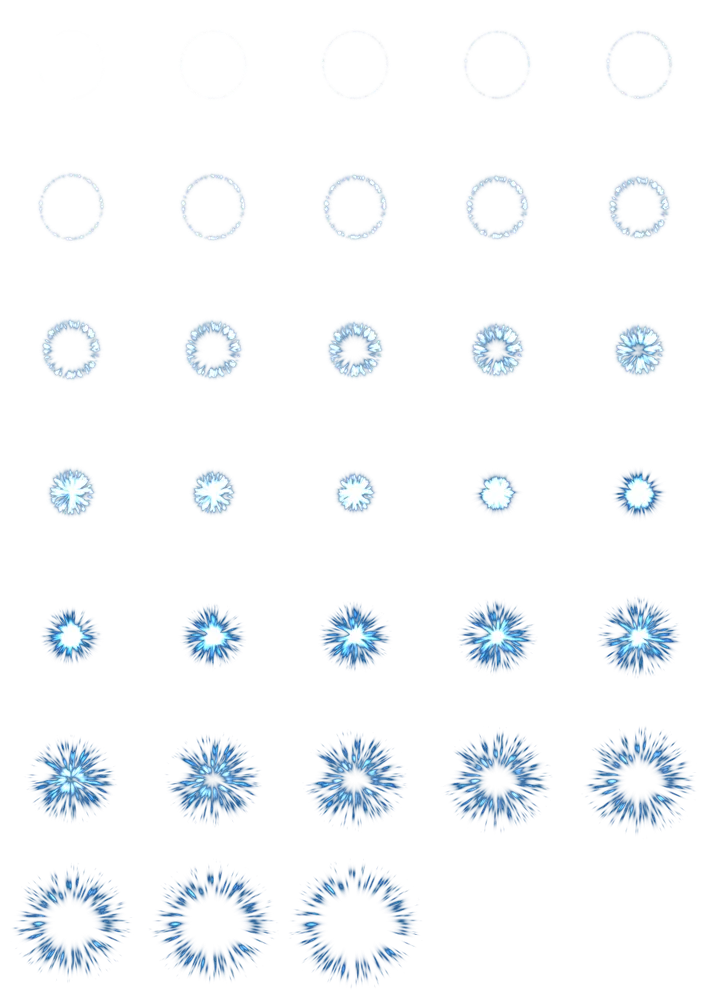
#> input picture particles_flipbook_example.webp, 710 x 994 px, shrunk from 960 x 1344 before the run
$ python generate_sdf.py ../particles_flipbook_example.webp
#> lines starting #> are read from the running program, lines starting #| are printed output that depends on the picture; after the words box and inside, x2 and y2 are one past the last pixel; in counts of white or black regions, pixels touching at a corner belong together
#!/usr/bin/env python3
"""
Generate a Signed Distance Field (SDF) from a PNG image.

The script takes a PNG image (typically white pixels on transparent background,
but works with any color) and generates a signed distance field where:
- Negative values inside the shape
- Positive values outside the shape
- Distance measured in pixels

Usage:
    python generate_sdf.py input.png

Output:
    input_sdf.png (grayscale 8-bit image, normalized to 0-255 range)
"""

import sys
import numpy as np
from PIL import Image
from scipy.ndimage import distance_transform_edt


def generate_sdf(input_path: str) -> None:
    """Generate SDF from input PNG and save with _sdf suffix."""
#> called with input_path = '../particles_flipbook_example.webp'

    # Load image
    try:
        img = Image.open(input_path)
#> img is the input picture: PIL image 710x994 RGBA; mean R, G, B, A 22, 29.2, 37.1, 14.9
    except FileNotFoundError:
        print(f"Error: File not found: {input_path}")
        sys.exit(1)
    except Exception as e:
        print(f"Error loading image: {e}")
        sys.exit(1)

    # Convert to RGBA if needed
    if img.mode != "RGBA":
        img = img.convert("RGBA")

    # Extract alpha channel to determine shape
    # Any pixel with alpha > 128 is considered "inside"
    alpha = np.array(img.split()[-1])
    binary = alpha > 128
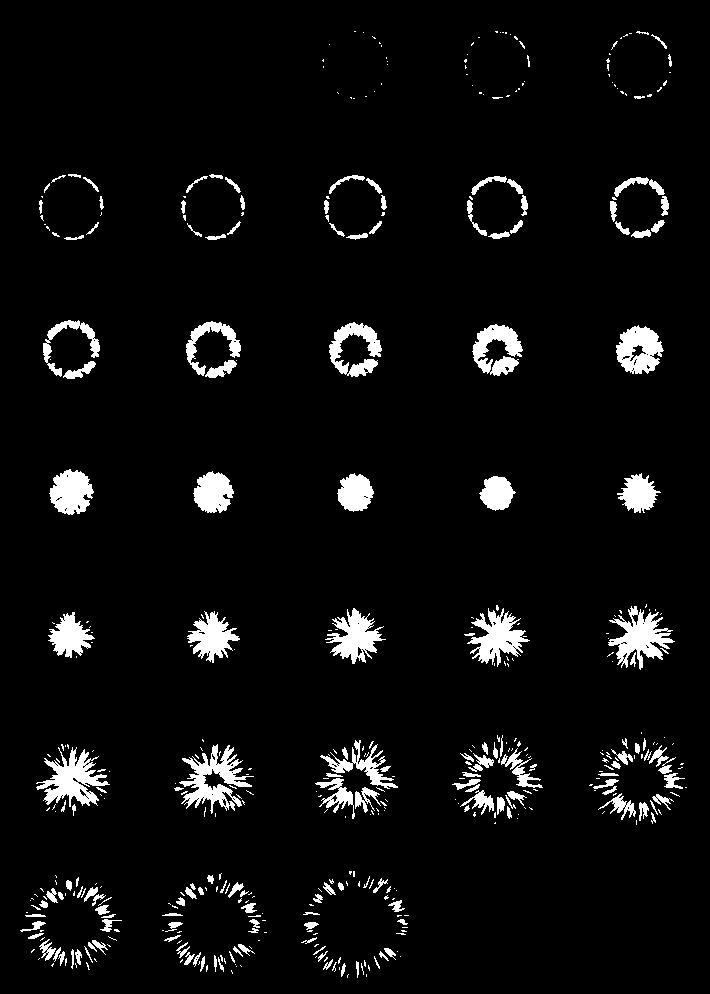
#> binary: shape (994, 710) bool; 5.2% white; 458 white regions (291 under 20 px), largest, box (x1, y1, x2, y2) and area: (179, 744, 254, 814) 2031, (36, 747, 110, 807) 1952, (608, 606, 675, 670) 1853

    # Compute Euclidean distance transform
    # dist_inside: distance from each point to nearest non-shape pixel
    # dist_outside: distance from each point to nearest shape pixel
    dist_inside = distance_transform_edt(binary)
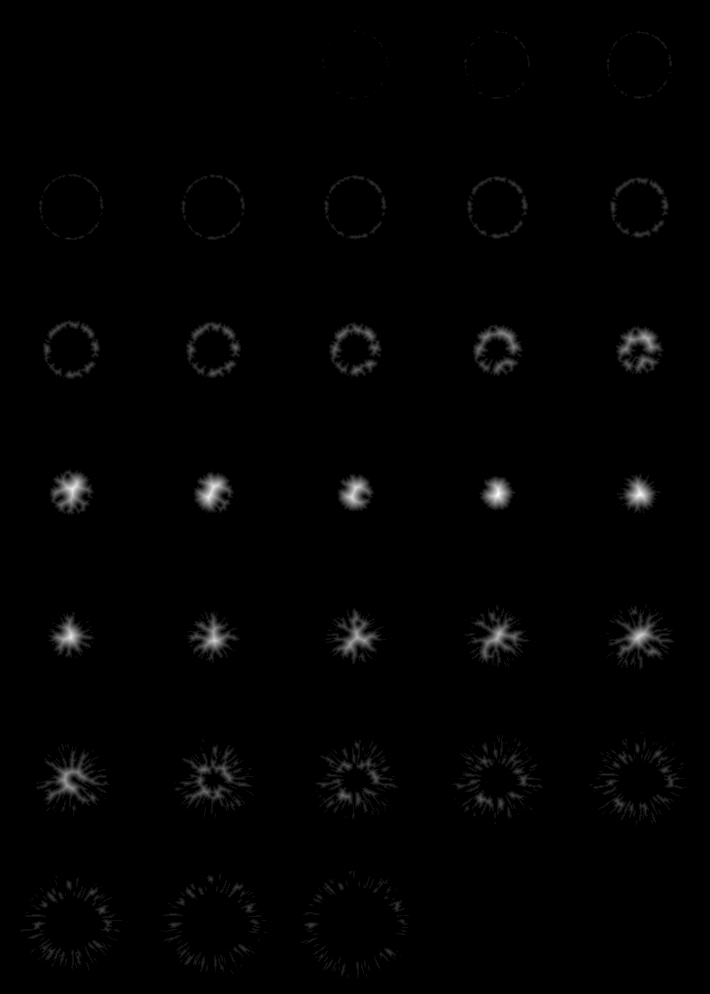
#> dist_inside: shape (994, 710) float64; min 0, max 14.32, mean 0.134; drawn with min black and max white
    dist_outside = distance_transform_edt(~binary)
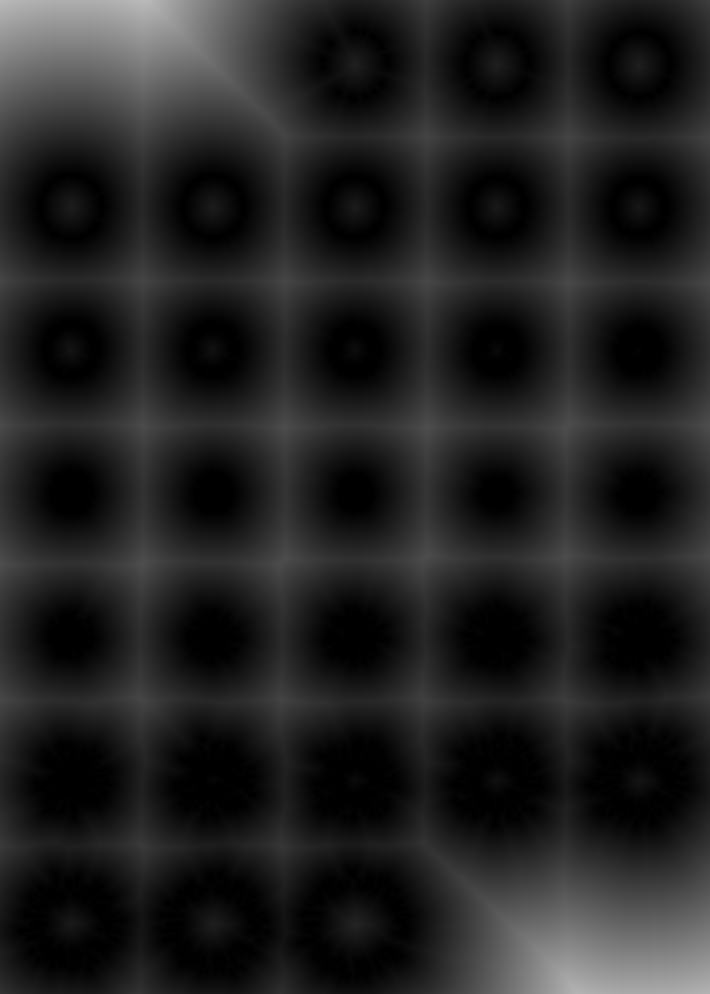
#> dist_outside: shape (994, 710) float64; min 0, max 185.9, mean 33.6

    # Create SDF: negative inside, positive outside
    sdf = np.where(binary, -dist_inside, dist_outside)
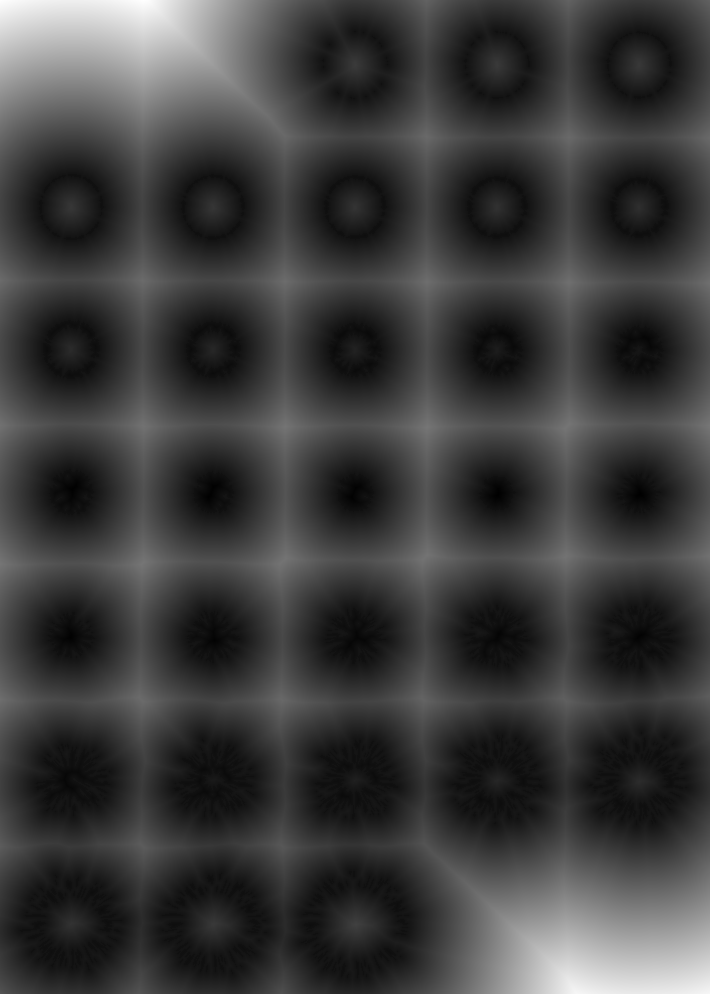
#> sdf: shape (994, 710) float64; min -14.32, max 185.9, mean 33.5; drawn with min black and max white

    # Normalize to 0-255 for 8-bit image
    # We need a reasonable range. Typical SDFs use a max distance of 64-128 pixels
    # Clamp to [-128, 128] range, then shift to [0, 255]
    sdf_clamped = np.clip(sdf, -128, 128)
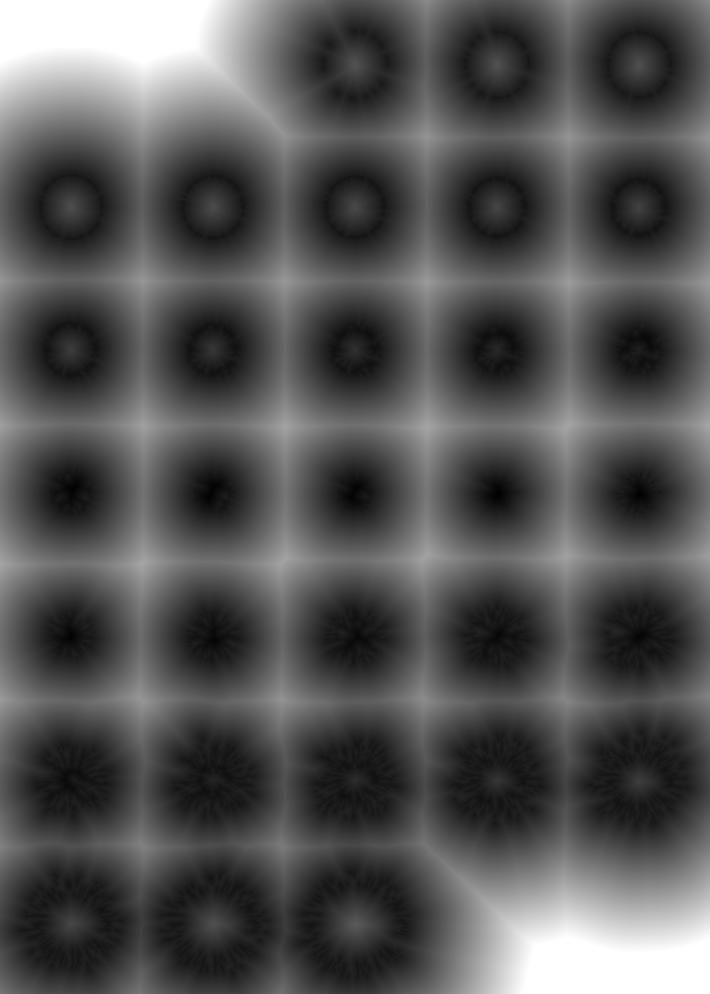
#> sdf_clamped: shape (994, 710) float64; min -14.32, max 128, mean 32.9; drawn with min black and max white
    sdf_normalized = ((sdf_clamped + 128) / 256 * 255).astype(np.uint8)
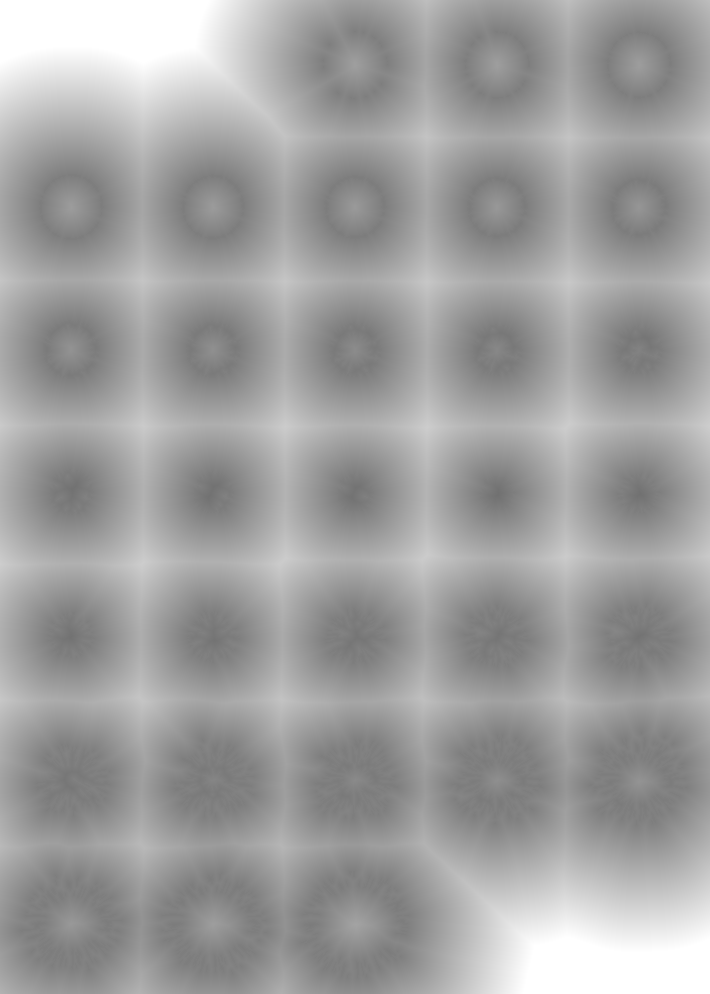
#> sdf_normalized: shape (994, 710); min 113, max 255, mean 159.8

    # Create output path
    base_path = input_path.rsplit(".", 1)[0]
    output_path = f"{base_path}_sdf.png"

    # Save as grayscale
    sdf_image = Image.fromarray(sdf_normalized, "L")
    sdf_image.save(output_path)

    print(f"✓ SDF generated: {output_path}")
    print(f"  Input: {input_path}")
    print(f"  SDF range (pixels): [{int(np.min(sdf))}, {int(np.max(sdf))}]")
#|   SDF range (pixels): [-14, 185]
    print(f"  Image size: {img.size}")
#|   Image size: (710, 994)


if __name__ == "__main__":
    if len(sys.argv) != 2:
        print("Usage: python3 generate_sdf.py <input.png>")
        sys.exit(1)

    generate_sdf(sys.argv[1])
